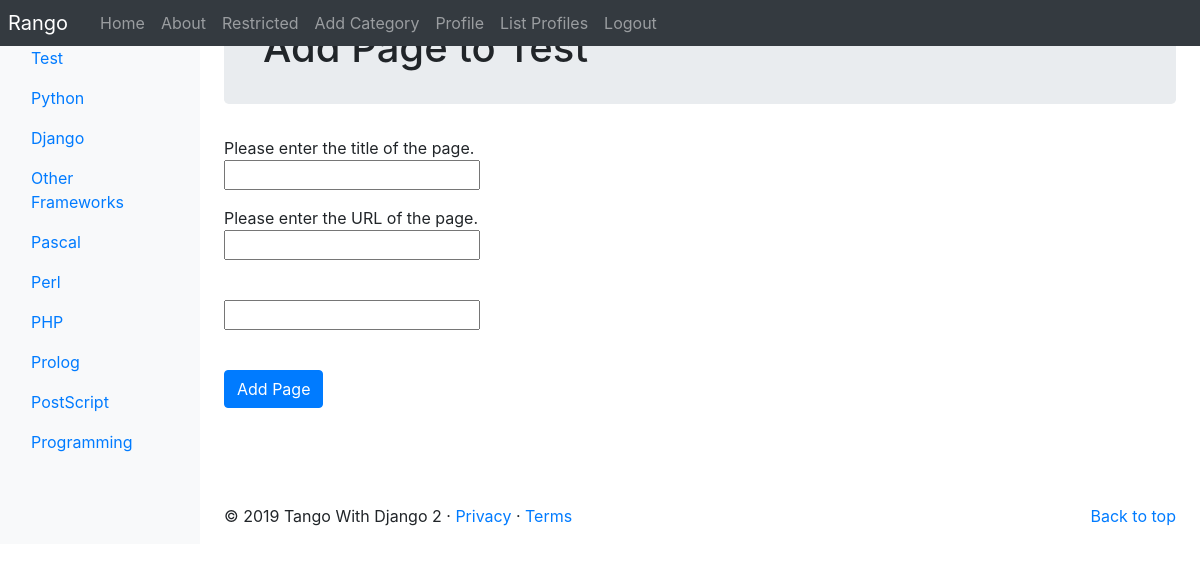
The app's page /rango/category/test/add_page/ (signed in) with its own data.
### rango/models.py (models this page shows, shortened)
class Category(models.Model):
    NAME_MAX_LENGTH = 128
    name = models.CharField(max_length=NAME_MAX_LENGTH, unique=True)
    views = models.IntegerField(default=0)
    likes = models.IntegerField(default=0)
    slug = models.SlugField(unique=True)
    class Meta:
        verbose_name_plural = 'Categories'

### rango/views.py (the view, shortened to what this page needs)
# urls.py: path('category/<slug:category_name_slug>/add_page/', views.AddPageView.as_view(), name='add_page'),
class AddPageView(View):
    def get_category_name(self, category_name_slug):
        try:
            category = Category.objects.get(slug=category_name_slug)
        except Category.DoesNotExist:
            category = None
        return category
    @method_decorator(login_required)
    def get(self, request, category_name_slug):
        form = PageForm()
        category = self.get_category_name(category_name_slug)
        context_dict = {'form': form, 'category': category}
        return render(request, 'rango/add_page.html', context_dict)

### rango/forms.py (shortened to what this page needs)
class PageForm(forms.ModelForm):
    title = forms.CharField(max_length=Page.TITLE_MAX_LENGTH, help_text="Please enter the title of the page.")
    url = forms.URLField(max_length=Page.URL_MAX_LENGTH, help_text="Please enter the URL of the page.")
    views = forms.IntegerField(widget=forms.HiddenInput(), initial=0)
    class Meta:
        model = Page
        exclude = ('category',)

### rango/templatetags/rango_template_tags.py (called while the page is built)
@register.inclusion_tag('rango/categories.html')
def get_category_list(current_category=None):
    return {'categories': Category.objects.all(),
            'current_category': current_category}

### templates/rango/add_page.html (shortened to what this page needs)
{% extends 'rango/base.html' %}
{% load staticfiles %}
{% block body_block %}
        {% if category %}
        <div class="jumbotron p-4">
            <div class="container">
                <h1 class="jumotron-heading">Add Page to {{ category.name }}</h1>
            </div>
        </div>
        <div class="container">
            <div class="row">
                <form role="form" id="page_form" method="post" action="{% url 'rango:add_page' category.slug %}">
                    {% for field in form.visible_fields %}
                        {{ field.help_text }}<br />
                        {{ field }}<br />
                        <div class="p-2"></div>
                    {% endfor %}
                    <br />
                    <button class="btn btn-primary" type="submit" name="submit">
                        Add Page
                    </button>
                    <div class="p-5"></div>
                </form>
            </div>
        </div>
        {% endif %}
{% endblock %}

### templates/rango/categories.html (shortened to what this page needs)
<ul class="nav flex-column">
    {% if categories %}
        {% for c in categories %}
            {% if c == current_category %}
            <li class="nav-item"><a class="nav-link active" href="{% url 'rango:show_category' c.slug %}">{{ c.name }}</a></li>
            {% else %}
            <li class="nav-item"><a class="nav-link" href="{% url 'rango:show_category' c.slug %}">{{ c.name }}</a></li>
            {% endif %}
        {% endfor %}
    {% else %}
        <li class="nav-item">There are no categories present.</li>
    {% endif %}
</ul>

### records on screen
Category: name "Test"
Category: name "Python"
Category: name "Django"
Category: name "Other Frameworks"
Category: name "Pascal"
Category: name "Perl"
Category: name "PHP"
Category: name "Prolog"
Category: name "PostScript"
Category: name "Programming"

### other values on screen
{{ field.help_text }} "Please enter the title of the page." "Please enter the URL of the page."
